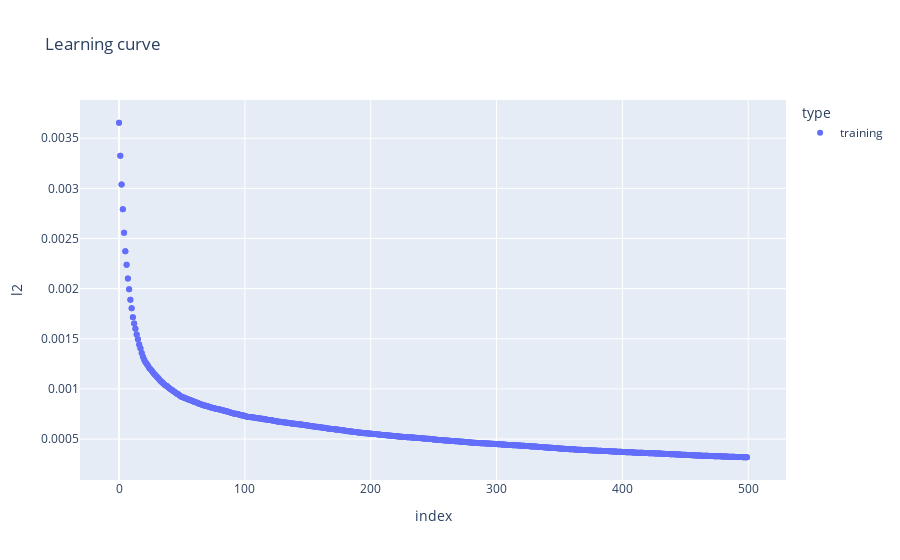

The notebook cell this image was saved under:
### Code cell
# num_leaves << 2^(max_depth)

lgb_reg = LGBMRegressor(
    boosting_type='gbdt',
    num_leaves=8,
    max_depth=4,
    learning_rate=0.1,
    n_estimators=500,
    subsample_for_bin=500,
    objective='regression',
    class_weight=None,
    min_split_gain=0,
    min_child_weight=0.001,
    min_child_samples=10,
    subsample=0.8,
    subsample_freq=30,
    colsample_bytree=0.9,
    colsample_bynode=0.1,
    reg_alpha=0.1,
    reg_lambda=0.05,
    random_state=None,
    n_jobs=-1,
    silent=True,
    importance_type='split'
)

X_train, y_train = train[X].to_numpy(), train[y].to_numpy()

lgbm = lgb_reg.fit(X=X_train, y=y_train,
                      eval_set=(X_train, y_train),
                      verbose=0)

y_pred_train = lgbm.predict(train[X])

train_rmse = mean_squared_error(y_true=train[y], y_pred=y_pred_train, squared=False)
print(f'RMSE Train: {train_rmse: .8f}')

plot_lgb_history(lgbm)

### Figure 1 — Plotly figure (JSON) as saved in the notebook; plotly's stock layout.template omitted (floating-point values rounded to 4 significant figures; data arrays with more than 128 entries replaced by an {"elided": "..."} marker saying what was removed)
{"data": [{"hovertemplate": "type=training<br>index=%{x}<br>l2=%{y}<extra></extra>", "legendgroup": "training", "marker": {"color": "#636efa", "symbol": "circle"}, "mode": "markers", "name": "training", "showlegend": true, "type": "scatter", "x": {"elided": "1000 int values"}, "xaxis": "x", "y": {"elided": "1000 float values"}, "yaxis": "y"}], "layout": {"legend": {"title": {"text": "type"}, "tracegroupgap": 0}, "title": {"text": "Learning curve"}, "xaxis": {"anchor": "y", "domain": [0, 1], "title": {"text": "index"}}, "yaxis": {"anchor": "x", "domain": [0, 1], "title": {"text": "l2"}}}}
